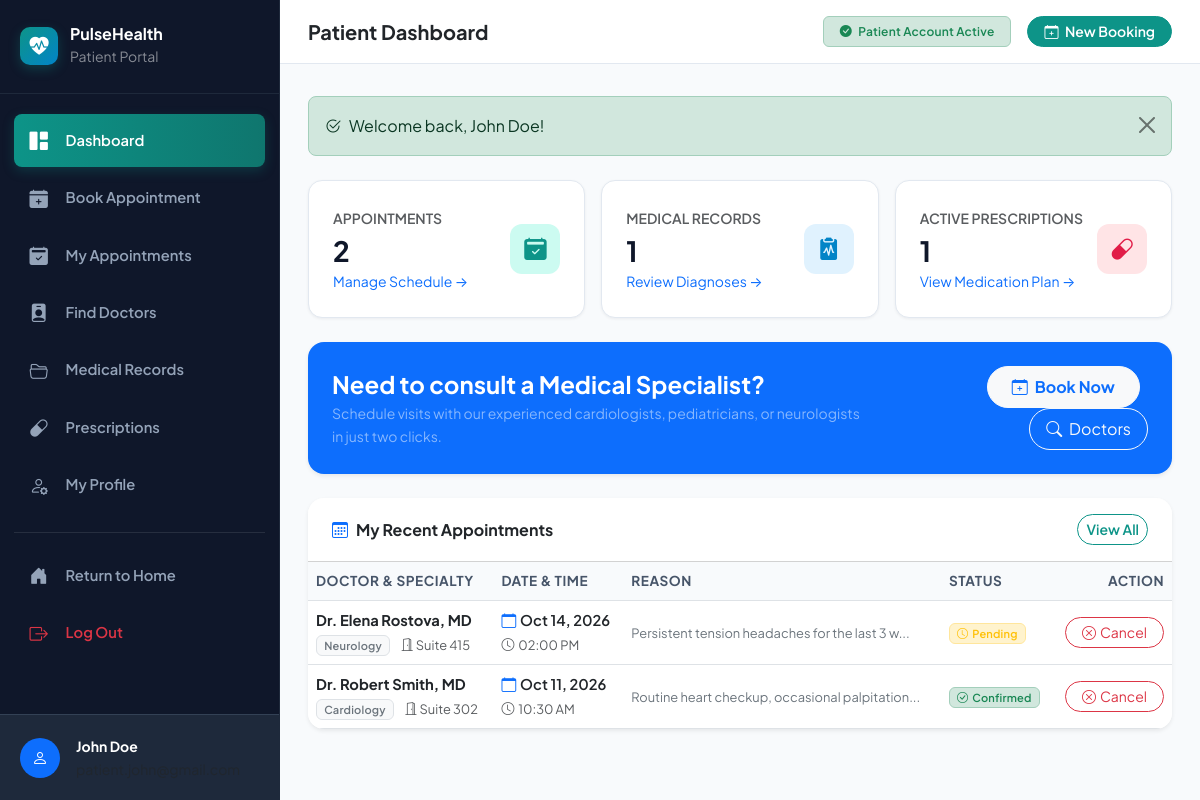
The app's page /patient/dashboard.php (signed in) with its own data.
### tables this page shows
CREATE TABLE IF NOT EXISTS `appointments` (
    `id` INT AUTO_INCREMENT PRIMARY KEY,
    `patient_id` INT NOT NULL,
    `doctor_id` INT NOT NULL,
    `appointment_date` DATE NOT NULL,
    `appointment_time` TIME NOT NULL,
    `reason` TEXT NOT NULL,
    `status` ENUM('Pending', 'Confirmed', 'Completed', 'Cancelled') DEFAULT 'Pending',
    `created_at` TIMESTAMP DEFAULT CURRENT_TIMESTAMP,
    FOREIGN KEY (`patient_id`) REFERENCES `patients`(`id`) ON DELETE CASCADE,
    FOREIGN KEY (`doctor_id`) REFERENCES `doctors`(`id`) ON DELETE CASCADE
);

CREATE TABLE IF NOT EXISTS `doctors` (
    `id` INT AUTO_INCREMENT PRIMARY KEY,
    `user_id` INT NOT NULL,
    `full_name` VARCHAR(100) NOT NULL,
    `specialization` VARCHAR(100) NOT NULL,
    `qualification` VARCHAR(100) NOT NULL,
    `phone` VARCHAR(20) NOT NULL,
    `room_no` VARCHAR(20) NOT NULL,
    `consultation_fee` DECIMAL(8, 2) NOT NULL DEFAULT 500.00,
    `bio` TEXT NULL,
    `available_days` VARCHAR(100) DEFAULT 'Mon - Fri, 09:00 AM - 05:00 PM',
    `created_at` TIMESTAMP DEFAULT CURRENT_TIMESTAMP,
    FOREIGN KEY (`user_id`) REFERENCES `users`(`id`) ON DELETE CASCADE
);

### patient/dashboard.php (the view, shortened to what this page needs)
<?php
require_once __DIR__ . '/../config/db.php';
$patientId = $_SESSION['patient_id'] ?? 0;
$upcomingAppointments = [];
$stats = [
    'appointments' => 0,
    'prescriptions' => 0,
    'records' => 0
];
if ($db_connected && $pdo && $patientId > 0) {
    try {
        $stmt = $pdo->prepare("
            SELECT a.*, d.full_name AS doctor_name, d.specialization, d.room_no, d.phone AS doctor_phone
            FROM appointments a
            JOIN doctors d ON a.doctor_id = d.id
            WHERE a.patient_id = ?
            ORDER BY a.appointment_date DESC, a.appointment_time DESC
            LIMIT 5
        ");
        $stmt->execute([$patientId]);
        $upcomingAppointments = $stmt->fetchAll();
        $stmtStats = $pdo->prepare("SELECT COUNT(*) FROM appointments WHERE patient_id = ?");
        $stmtStats->execute([$patientId]);
        $stats['appointments'] = $stmtStats->fetchColumn();
        $stmtPresc = $pdo->prepare("SELECT COUNT(*) FROM prescriptions WHERE patient_id = ?");
        $stmtPresc->execute([$patientId]);
        $stats['prescriptions'] = $stmtPresc->fetchColumn();
        $stmtRec = $pdo->prepare("SELECT COUNT(*) FROM medical_records WHERE patient_id = ?");
        $stmtRec->execute([$patientId]);
        $stats['records'] = $stmtRec->fetchColumn();
    } catch (Exception $e) {
    }
}
include __DIR__ . '/../includes/header.php';
?>
<div class="portal-wrapper">
    <?php include __DIR__ . '/sidebar.php'; ?>
    <div class="portal-content">
        <header class="portal-topbar">
            <div class="d-flex align-items-center gap-3">
                <h5 class="mb-0 fw-bold text-dark">Patient Dashboard</h5>
            </div>
            <div class="d-flex align-items-center gap-3">
                <span class="badge bg-success-subtle text-success border border-success-subtle px-3 py-2">
                    <i class="bi bi-check-circle-fill me-1"></i> Patient Account Active
                </span>
                <a href="book-appointment.php" class="btn btn-sm btn-primary rounded-pill px-3">
                    <i class="bi bi-calendar-plus me-1"></i> New Booking
                </a>
            </div>
        </header>
        <main class="portal-main">
            <?php
                $welcomeFlash = getFlash('welcome');
                if ($welcomeFlash):
            ?>
                <div class="alert alert-success alert-dismissible fade show rounded-3 mb-4" role="alert">
                    <i class="bi bi-check2-circle me-2"></i><?= $welcomeFlash['message'] ?>
                    <button type="button" class="btn-close" data-bs-dismiss="alert"></button>
                </div>
            <?php endif; ?>
            <div class="row g-3 mb-4">
                <div class="col-lg-4 col-md-6">
                    <div class="stat-card d-flex align-items-center justify-content-between">
                        <div>
                            <span class="text-muted small fw-semibold text-uppercase">Appointments</span>
                            <h3 class="fw-bold mb-0 mt-1"><?= $stats['appointments'] ?></h3>
                            <small class="text-primary"><a href="appointments.php" class="text-decoration-none">Manage Schedule &rarr;</a></small>
                        </div>
                        <div class="stat-icon-pill icon-teal">
                            <i class="bi bi-calendar2-check-fill"></i>
                        </div>
                    </div>
                </div>
                <div class="col-lg-4 col-md-6">
                    <div class="stat-card d-flex align-items-center justify-content-between">
                        <div>
                            <span class="text-muted small fw-semibold text-uppercase">Medical Records</span>
                            <h3 class="fw-bold mb-0 mt-1"><?= $stats['records'] ?></h3>
                            <small class="text-primary"><a href="records.php" class="text-decoration-none">Review Diagnoses &rarr;</a></small>
                        </div>
                        <div class="stat-icon-pill icon-blue">
                            <i class="bi bi-clipboard2-pulse-fill"></i>
                        </div>
                    </div>
                </div>
                <div class="col-lg-4 col-md-12">
                    <div class="stat-card d-flex align-items-center justify-content-between">
                        <div>
                            <span class="text-muted small fw-semibold text-uppercase">Active Prescriptions</span>
                            <h3 class="fw-bold mb-0 mt-1"><?= $stats['prescriptions'] ?></h3>
                            <small class="text-primary"><a href="prescriptions.php" class="text-decoration-none">View Medication Plan &rarr;</a></small>
                        </div>
                        <div class="stat-icon-pill icon-rose">
                            <i class="bi bi-capsule"></i>
                        </div>
                    </div>
                </div>
            </div>
            <div class="card border-0 bg-primary text-white rounded-4 p-4 mb-4 shadow-sm">
                <div class="row align-items-center">
                    <div class="col-md-8">
                        <h4 class="fw-bold mb-1">Need to consult a Medical Specialist?</h4>
                        <p class="mb-0 text-white-50 small">Schedule visits with our experienced cardiologists, pediatricians, or neurologists in just two clicks.</p>
                    </div>
                    <div class="col-md-4 text-md-end mt-3 mt-md-0">
                        <a href="book-appointment.php" class="btn btn-light text-primary fw-bold rounded-pill px-4 py-2 me-2">
                            <i class="bi bi-calendar-plus me-1"></i> Book Now
                        </a>
                        <a href="doctors.php" class="btn btn-outline-light rounded-pill px-3 py-2">
                            <i class="bi bi-search me-1"></i> Doctors
                        </a>
                    </div>
                </div>
            </div>
            <div class="card border-0 shadow-sm rounded-4 overflow-hidden mb-4">
                <div class="card-header bg-white p-3 px-4 d-flex justify-content-between align-items-center">
                    <h6 class="mb-0 fw-bold text-dark"><i class="bi bi-calendar3 me-2 text-primary"></i>My Recent Appointments</h6>
                    <a href="appointments.php" class="btn btn-sm btn-outline-primary rounded-pill">View All</a>
                </div>
                <div class="table-responsive">
                    <table class="table table-hover align-middle mb-0">
                        <thead>
                            <tr>
                                <th>Doctor & Specialty</th>
                                <th>Date & Time</th>
                                <th>Reason</th>
                                <th>Status</th>
                                <th class="text-end">Action</th>
                            </tr>
                        </thead>
                        <tbody>
                            <?php if (!empty($upcomingAppointments)): ?>
                                <?php foreach ($upcomingAppointments as $apt): ?>
                                    <tr>
                                        <td>
                                            <div class="fw-bold text-dark"><?= htmlspecialchars($apt['doctor_name']) ?></div>
                                            <span class="badge bg-light text-secondary border small"><?= htmlspecialchars($apt['specialization']) ?></span>
                                            <small class="text-muted ms-2"><i class="bi bi-door-open"></i> <?= htmlspecialchars($apt['room_no']) ?></small>
                                        </td>
                                        <td>
                                            <div class="fw-semibold text-dark"><i class="bi bi-calendar me-1 text-primary"></i><?= date('M d, Y', strtotime($apt['appointment_date'])) ?></div>
                                            <small class="text-muted"><i class="bi bi-clock me-1"></i><?= date('h:i A', strtotime($apt['appointment_time'])) ?></small>
                                        </td>
                                        <td>
                                            <span class="small text-secondary"><?= htmlspecialchars(substr($apt['reason'], 0, 45)) ?><?= strlen($apt['reason']) > 45 ? '...' : '' ?></span>
                                        </td>
                                        <td>
                                            <?= getStatusBadge($apt['status']) ?>
                                        </td>
                                        <td class="text-end">
                                            <?php if ($apt['status'] === 'Pending' || $apt['status'] === 'Confirmed'): ?>
                                                <form method="POST" action="dashboard.php" class="d-inline" onsubmit="return confirm('Are you sure you want to cancel this appointment?');">
                                                    <button type="submit" class="btn btn-sm btn-outline-danger rounded-pill px-3">
                                                        <i class="bi bi-x-circle me-1"></i>Cancel
                                                    </button>
                                                </form>
                                            <?php else: ?>
                                                <span class="text-muted small">No action</span>
                                            <?php endif; ?>
                                        </td>
                                    </tr>
                                <?php endforeach; ?>
                            <?php endif; ?>
                        </tbody>
                    </table>
                </div>
            </div>
        </main>
    </div>
</div>
</body>
</html>

### config/db.php (shortened to what this page needs)
<?php
function getFlash($key) {
    if (isset($_SESSION['flash'][$key])) {
        $flash = $_SESSION['flash'][$key];
        return $flash;
    }
    return null;
}
function getStatusBadge($status) {
    switch (strtolower($status)) {
        case 'confirmed':
            return '<span class="badge bg-success-subtle text-success border border-success-subtle"><i class="bi bi-check-circle me-1"></i>Confirmed</span>';
        case 'pending':
            return '<span class="badge bg-warning-subtle text-warning border border-warning-subtle"><i class="bi bi-clock me-1"></i>Pending</span>';
    }
}

### assets/css/style.css (style rules this page uses)
:root { --primary: #0d9488; --primary-dark: #0f766e; --primary-light: #ccfbf1; --secondary: #0284c7; --secondary-dark: #0369a1; --accent: #f59e0b; --danger: #ef4444; --success: #10b981; --bg-main: #f8fafc; --card-bg: #ffffff; --text-dark: #0f172a; --text-muted: #64748b; --border-color: #e2e8f0; --radius-sm: 8px; --radius-md: 14px; --radius-lg: 20px; --shadow-sm: 0 1px 3px rgba(15, 23, 42, 0.06); --shadow-md: 0 4px 20px -2px rgba(15, 23, 42, 0.08); --shadow-lg: 0 12px 30px -4px rgba(15, 23, 42, 0.12); --transition: all 0.25s cubic-bezier(0.16, 1, 0.3, 1); }
body { font-family: 'Plus Jakarta Sans', -apple-system, BlinkMacSystemFont, "Segoe UI", Roboto, sans-serif; background-color: var(--bg-main); color: var(--text-dark); margin: 0; padding: 0; overflow-x: hidden; line-height: 1.6; }
.icon-teal { background: #ccfbf1; color: var(--primary); }
.icon-blue { background: #e0f2fe; color: var(--secondary); }
.icon-rose { background: #ffe4e6; color: #e11d48; }
.portal-wrapper { display: flex; min-height: 100vh; background: var(--bg-main); }
.portal-content { flex-grow: 1; display: flex; flex-direction: column; overflow-x: hidden; }
.portal-topbar { background: #ffffff; border-bottom: 1px solid var(--border-color); padding: 1rem 1.75rem; display: flex; align-items: center; justify-content: space-between; }
.portal-main { padding: 2rem 1.75rem; flex-grow: 1; }
.stat-card { background: #ffffff; border: 1px solid var(--border-color); border-radius: var(--radius-md); padding: 1.5rem; box-shadow: var(--shadow-sm); transition: var(--transition); }
.stat-icon-pill { width: 50px; height: 50px; border-radius: 12px; display: flex; align-items: center; justify-content: center; font-size: 1.4rem; }
.btn-primary { background-color: var(--primary); border-color: var(--primary); font-weight: 600; }
.btn-outline-primary { color: var(--primary); border-color: var(--primary); font-weight: 600; }
.table th { font-weight: 700; color: #475569; font-size: 0.85rem; text-transform: uppercase; letter-spacing: 0.5px; background-color: #f8fafc; }
.table td { vertical-align: middle; font-size: 0.92rem; }
.badge { font-weight: 600; letter-spacing: 0.2px; }

### records on screen
appointments: patient "1", doctor.full_name "Dr. Elena Rostova, MD", doctor.specialization "Neurology", doctor.room_no "Suite 415", appointment_date "Oct 14, 2026", appointment_time "02:00 PM", reason "Persistent tension headaches for the last 3 w", status "Pending" (drawn)
appointments: doctor.full_name "Dr. Robert Smith, MD", doctor.specialization "Cardiology", doctor.room_no "Suite 302", appointment_date "Oct 11, 2026", appointment_time "10:30 AM", reason "Routine heart checkup, occasional palpitation", status "Confirmed" (drawn)

### other values on screen
APP_NAME "PulseHealth"
$patientName "John Doe"
$welcomeFlash['message'] "Welcome back, John Doe!"
$stats['appointments'] "2"
